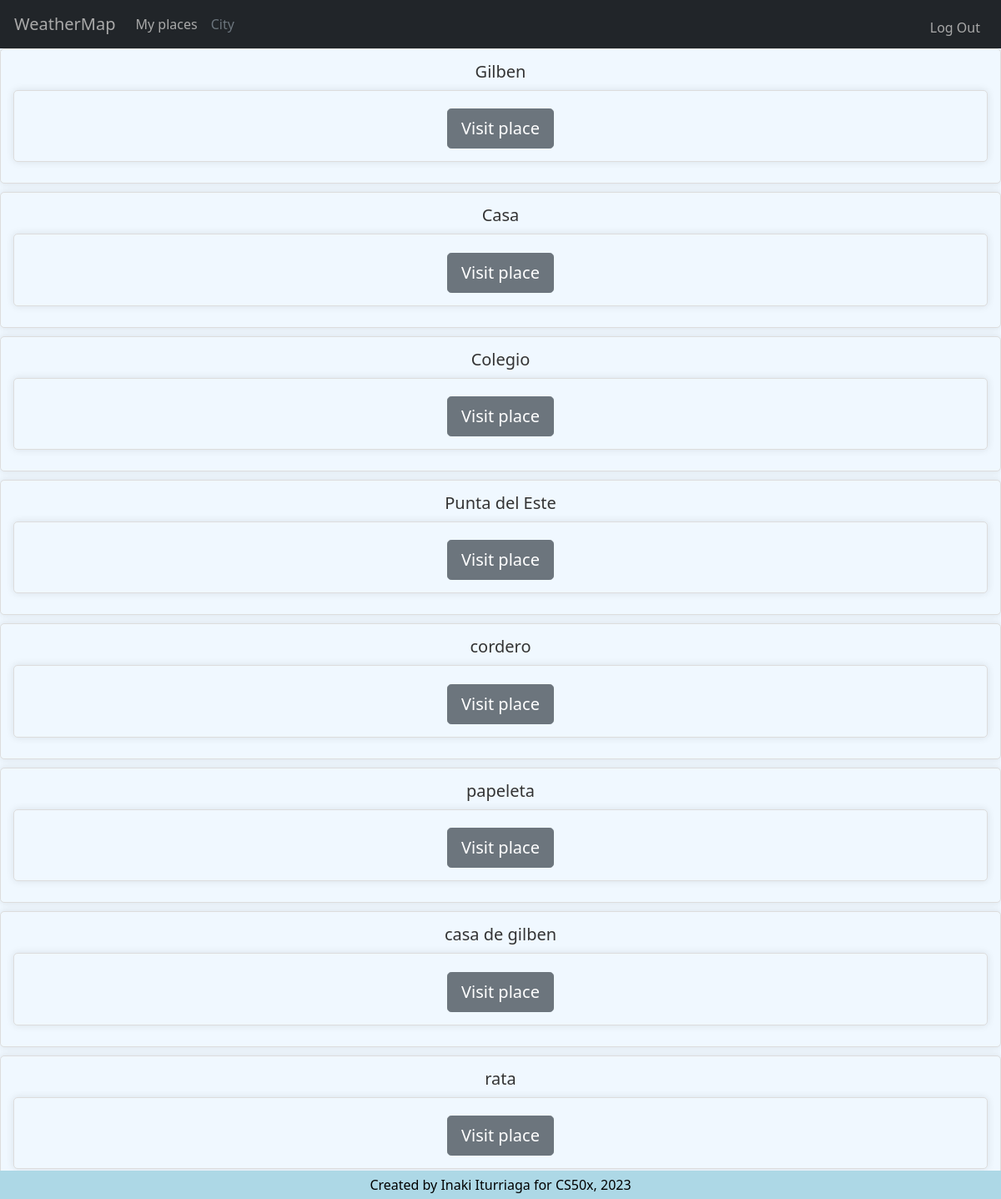
/places (signed in), run on the app's committed database.
### tables this page shows
CREATE TABLE SavedPlaces (
    place_id INTEGER PRIMARY KEY AUTOINCREMENT,
    user_id INTEGER NOT NULL,
    nickname TEXT NOT NULL,
    latitude DECIMAL(9,6) NOT NULL,
    longitude DECIMAL(9,6) NOT NULL,
    added_at TIMESTAMP DEFAULT CURRENT_TIMESTAMP,
    FOREIGN KEY (user_id) REFERENCES Users(user_id)
);

### app.py (the view, shortened to what this page needs)
@app.route("/places", methods=["GET", "POST"])
def places():
    if request.method == "GET":
        sav = db.execute("SELECT * FROM savedplaces WHERE user_id = ?", session["user_id"])
        print(sav)
        return render_template("places.html", sav=sav)

### templates/places.html (shortened to what this page needs)
{% extends "layout.html" %}
{% block main %}
    <br><br>
    {% for places in sav %}
        <div id="places">
            <h5>{{ places['nickname'] }}</h5>
            <form id="register" action="/places" method="post">
                <button type="submit" class="btn btn-secondary btn-lg" value="{{ places['latitude'] }},{{ places['longitude'] }}" name="placebutton">Visit place</button>
            </form>
        </div>
    {% endfor %}
{% endblock %}

### templates/layout.html (shortened to what this page needs)
<!DOCTYPE html>
<html>
    <head>
        <link href="https://cdn.jsdelivr.net/npm/bootstrap@5.1.3/dist/css/bootstrap.min.css" rel="stylesheet">
        <link href="/static/styles.css" rel="stylesheet">
    </head>
    <body>
        <nav id="navbar" class="navbar navbar-expand-lg bg-dark">
            <div class="container-fluid">
                <a class="navbar-brand" href="/">WeatherMap</a>
                <div class="collapse navbar-collapse" id="navbarSupportedContent">
                    {% if session["user_id"] %}
                        <ul class="navbar-nav me-auto mb-2 mb-lg-0">
                            <li class="nav-item">
                                <a class="nav-link active" aria-current="page" href="/places">My places</a>
                            </li>
                            <li class="nav-item"  id="city">
                                <a class="nav-link disabled" id="city-display">City</a>
                            </li>
                        </ul>
                        <ul class="navbar-nav ms-auto mt-2">
                            <li class="nav-item"><a class="nav-link" href="/logout">Log Out</a></li>
                        </ul>
                    {% else %}
                        <ul class="navbar-nav ms-auto mt-2">
                            <li class="nav-item"><a class="nav-link" href="/register">Register</a></li>
                            <li class="nav-item"><a class="nav-link" href="/login">Log In</a></li>
                        </ul>
                    {% endif %}
                </div>
            </div>
        </nav>
        <main>
        {% block main %}{% endblock %}
        </main>
        <footer>
          Created by Inaki Iturriaga for CS50x, 2023
       </footer>
  </body>
</html>

### static/styles.css (style rules this page uses)
.navbar a { color: #A9A9A9; }
#navbar { position: fixed; top: 0; width: 100%; text-align: center; padding: 5px; background-color: #F8F8FF; color: black; z-index: 1000; }
footer { position: fixed; bottom: 0; width: 100%; text-align: center; padding: 5px; background-color: #ADD8E6; color: black; }
#temperature-display, #humidity-display, #speed-display, #login, #apology, #register, #addbutton, #add, #places { font-size: 1.5em; color: #333; text-align: center; margin: 10px 0; background-color: #e9e9e9; cursor: pointer; border: 1px solid #ddd; box-shadow: 0px 0px 10px rgba(0,0,0,0.1); border-radius: 5px; padding: 15px; background-color: #F0F8FF; }
html, body { height: 100%; overflow: auto; background-color: #F0F8FF; }

### data on the page
SavedPlaces: nickname "Gilben", {{ places['latitude'] }} -34.770823971014785 (drawn)
SavedPlaces: nickname "Casa", {{ places['latitude'] }} -34.58566686367068 (drawn)
SavedPlaces: nickname "Colegio", {{ places['latitude'] }} -34.48813554350549 (drawn)
SavedPlaces: nickname "Punta del Este", {{ places['latitude'] }} -34.93645624493551 (drawn)
SavedPlaces: nickname "cordero", {{ places['latitude'] }} -55.15326992716469 (drawn)
SavedPlaces: nickname "papeleta", {{ places['latitude'] }} 11.806704859358787 (drawn)
SavedPlaces: nickname "casa de gilben", {{ places['latitude'] }} 50.87071261966114 (drawn)
SavedPlaces: nickname "rata", {{ places['latitude'] }} -35.306609911224534 (drawn)
